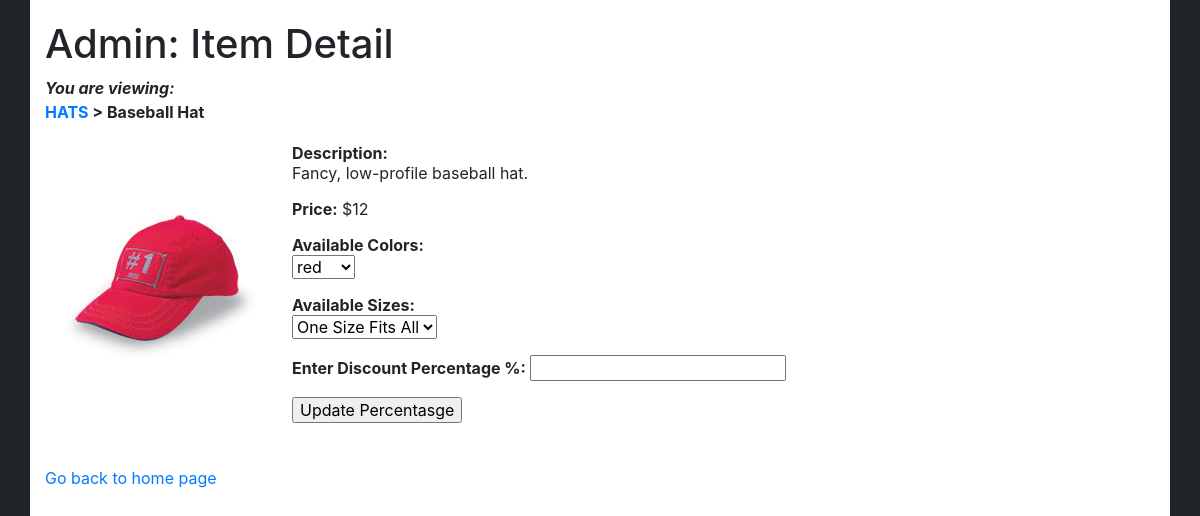
/adminUpdateItem.php?item_id=1, run on the app's committed database.
### tables this page shows
CREATE TABLE IF NOT EXISTS `store_items` (
  `id` int(11) NOT NULL AUTO_INCREMENT,
  `cat_id` int(11) NOT NULL,
  `item_title` varchar(75) DEFAULT NULL,
  `item_price` float DEFAULT NULL,
  `item_desc` text,
  `item_image` varchar(50) DEFAULT NULL,
  PRIMARY KEY (`id`)
);

CREATE TABLE IF NOT EXISTS `store_categories` (
  `id` int(11) NOT NULL AUTO_INCREMENT,
  `cat_title` varchar(50) DEFAULT NULL,
  `cat_desc` text,
  PRIMARY KEY (`id`)
);

### adminUpdateItem.php (the view, shortened to what this page needs)
<?php
$display_block = "<h1>Admin: Item Detail</h1>";
include("dbConn.php");
$get_item_sql = "SELECT c.id as cat_id, c.cat_title, si.item_title, si.item_price, si.item_desc, si.item_image FROM store_items AS si LEFT JOIN store_categories AS c on c.id = si.cat_id WHERE si.id = '".$_GET["item_id"]."'";
$get_item_res = $conn->query($get_item_sql) or die("Couldn't connect");
if ($get_item_res->num_rows < 1) {
    $display_block .= "<p><em>Invalid item selection.</em></p>";
}
else{
    while ($item_info = $get_item_res->fetch_array()) {
        $cat_id = $item_info['cat_id'];
        $cat_title = strtoupper(stripslashes($item_info['cat_title']));
        $item_title = stripslashes($item_info['item_title']);
        $item_price = $item_info['item_price'];
        $item_desc = stripslashes($item_info['item_desc']);
        $item_image = $item_info['item_image'];
    }
    $display_block .= "<p><strong><em>You are viewing:</em><br/>
   <a href=\"seestore.php?cat_id=".$cat_id."\">".$cat_title."</a> &gt; ".$item_title."</strong></p>
   <table cellpadding=\"3\" cellspacing=\"3\">
   <tr>
   <td valign=\"middle\" align=\"center\"><img src=\""."Images/".$item_image."\"/></td>
   <td valign=\"middle\"><p><strong>Description:</strong><br/>".$item_desc."</p>
   <p><strong>Price:</strong> \$".$item_price."</p>
   <form method=\"post\" action=\"adminUpdateProcess.php\">";
    $get_colors_sql = "SELECT color_id FROM store_variations WHERE store_variations.item_id = '".$_GET["item_id"]."'";
    $get_colors_res = $conn->query($get_colors_sql) or die("Couldn't connect");
    if ($get_colors_res->num_rows > 0) {
        $display_block .= "<p><strong>Available Colors:</strong><br/>
            <select name=\"sel_item_color\">";
        while ($colors = $get_colors_res->fetch_array()) {
            $color_id = $colors['color_id'];
            $get_colors_value_sql = "SELECT item_color FROM store_item_color WHERE store_item_color.item_id = '$color_id'";
            $get_colors_value_res = $conn->query($get_colors_value_sql) or die("Couldn't connect");
            if ($get_colors_value_res->num_rows > 0) {
                while ($colors_value = $get_colors_value_res->fetch_array()) {
                    $color_res = $colors_value['item_color'];
                    $display_block .= "<option value=\"" . $color_res . "\">" . $color_res . "</option>";
                }
            }
        }
        $display_block .= "</select>";
    }
    $get_sizes_sql = "SELECT size_id FROM store_variations WHERE store_variations.item_id = '".$_GET["item_id"]."'";
    $get_sizes_res = $conn->query($get_sizes_sql) or die("Couldn't connect");
    if ($get_sizes_res->num_rows > 0) {
        $display_block .= "<p><strong>Available Sizes:</strong><br/>
       <select name=\"sel_item_size\">";
        while ($sizes = $get_sizes_res->fetch_array()) {
            $size_id = $sizes['size_id'];
            $get_sizes_value_sql = "SELECT item_size FROM store_item_size WHERE store_item_size.item_id = '$size_id'";
            $get_sizes_value_res = $conn->query($get_sizes_value_sql) or die("Couldn't connect");
            if ($get_sizes_value_res->num_rows > 0) {
                while ($size_value = $get_sizes_value_res->fetch_array()) {
                    $size_res = $size_value['item_size'];
                    $display_block .= "<option value=\"".$size_res."\">".$size_res."</option>";               }
            }
        }
    }
    $display_block .= "</select>";
    $display_block .= "
   <p><strong>Enter Discount Percentage %:</strong> <input type='number' name='discount'/>";
    $display_block .= "
   </select>
   <input type=\"hidden\" name=\"sel_item_id\" value=\"".$_GET["item_id"]."\"/>
   <input type='hidden' name='price' value='$item_price'>
   <p><input type=\"submit\" name=\"submit\" value=\"Update Percentasge\"/></p>
   </form>
   </td>
   </tr>
   </table>";
}
?>
<html>
<head>
    <link rel="stylesheet" href="https://stackpath.bootstrapcdn.com/bootstrap/4.1.0/css/bootstrap.min.css">
</head>
<body>
<body>
<div class="container">
    <?php echo $display_block; ?>
    <br>
    <a href="./startbootstrap/index2.html">Go back to home page</a>
</div>
</body>
</html>

### adminUpdateItem.php (style rules this page uses)
body { background-color: #212529; }
div { background-color: white; height: 100%; padding:20px; }

### data on the page
store_items: store_categories.cat_title "HATS", item_title "Baseball Hat", item_image (picture), item_desc "Fancy, low-profile baseball hat.", item_price "12"

### other printed values
form field sel_item_color "red"
form field sel_item_size "One Size Fits All"
